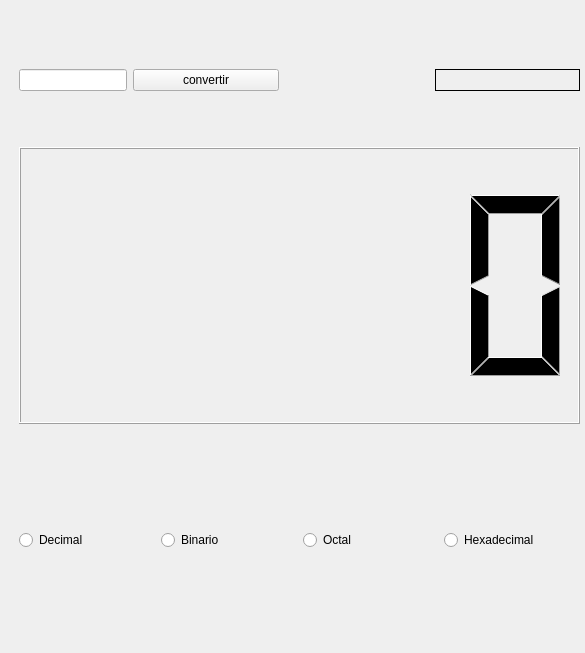
<?xml version="1.0" encoding="UTF-8"?>
<ui version="4.0">
 <class>MainWindow</class>
 <widget class="QMainWindow" name="MainWindow">
  <property name="geometry">
   <rect>
    <x>0</x>
    <y>0</y>
    <width>585</width>
    <height>653</height>
   </rect>
  </property>
  <property name="windowTitle">
   <string>MainWindow</string>
  </property>
  <property name="styleSheet">
   <string notr="true">font: 12pt &quot;Calculator&quot;;</string>
  </property>
  <widget class="QWidget" name="centralwidget">
   <property name="sizePolicy">
    <sizepolicy hsizetype="MinimumExpanding" vsizetype="MinimumExpanding">
     <horstretch>0</horstretch>
     <verstretch>0</verstretch>
    </sizepolicy>
   </property>
   <widget class="QWidget" name="verticalLayoutWidget">
    <property name="geometry">
     <rect>
      <x>19</x>
      <y>39</y>
      <width>561</width>
      <height>611</height>
     </rect>
    </property>
    <layout class="QVBoxLayout" name="verticalLayout">
     <item>
      <layout class="QHBoxLayout" name="horizontalLayout_17">
       <item>
        <layout class="QHBoxLayout" name="horizontalLayout_16">
         <property name="sizeConstraint">
          <enum>QLayout::SizeConstraint::SetFixedSize</enum>
         </property>
         <property name="topMargin">
          <number>30</number>
         </property>
         <property name="bottomMargin">
          <number>50</number>
         </property>
         <item>
          <widget class="QLineEdit" name="entrada_numero_4">
           <property name="sizePolicy">
            <sizepolicy hsizetype="Fixed" vsizetype="Fixed">
             <horstretch>20</horstretch>
             <verstretch>0</verstretch>
            </sizepolicy>
           </property>
          </widget>
         </item>
         <item>
          <widget class="QPushButton" name="button_convertidor_4">
           <property name="text">
            <string>convertir</string>
           </property>
          </widget>
         </item>
         <item>
          <spacer name="horizontalSpacer_4">
           <property name="orientation">
            <enum>Qt::Orientation::Horizontal</enum>
           </property>
           <property name="sizeType">
            <enum>QSizePolicy::Policy::Fixed</enum>
           </property>
           <property name="sizeHint" stdset="0">
            <size>
             <width>150</width>
             <height>20</height>
            </size>
           </property>
          </spacer>
         </item>
         <item>
          <widget class="QLabel" name="label_6">
           <property name="maximumSize">
            <size>
             <width>260</width>
             <height>119</height>
            </size>
           </property>
           <property name="baseSize">
            <size>
             <width>150</width>
             <height>0</height>
            </size>
           </property>
           <property name="frameShape">
            <enum>QFrame::Shape::Box</enum>
           </property>
           <property name="lineWidth">
            <number>1</number>
           </property>
           <property name="text">
            <string/>
           </property>
           <property name="textFormat">
            <enum>Qt::TextFormat::AutoText</enum>
           </property>
           <property name="pixmap">
            <pixmap>C:\Users\SEBASTIAN\OneDrive\Documentos\GitHub\Tercer_Semestre_U\ejercicios_expo\Escudo_udenar.png</pixmap>
           </property>
           <property name="scaledContents">
            <bool>true</bool>
           </property>
          </widget>
         </item>
        </layout>
       </item>
      </layout>
     </item>
     <item>
      <widget class="QLCDNumber" name="pantalla">
       <property name="sizePolicy">
        <sizepolicy hsizetype="Minimum" vsizetype="Expanding">
         <horstretch>100</horstretch>
         <verstretch>130</verstretch>
        </sizepolicy>
       </property>
       <property name="baseSize">
        <size>
         <width>0</width>
         <height>0</height>
        </size>
       </property>
      </widget>
     </item>
     <item>
      <layout class="QHBoxLayout" name="horizontalLayout_18">
       <property name="sizeConstraint">
        <enum>QLayout::SizeConstraint::SetDefaultConstraint</enum>
       </property>
       <property name="topMargin">
        <number>100</number>
       </property>
       <property name="bottomMargin">
        <number>100</number>
       </property>
       <item>
        <widget class="QRadioButton" name="Decimal_4">
         <property name="text">
          <string>Decimal</string>
         </property>
        </widget>
       </item>
       <item>
        <widget class="QRadioButton" name="Binario_4">
         <property name="text">
          <string>Binario</string>
         </property>
        </widget>
       </item>
       <item>
        <widget class="QRadioButton" name="Octal_4">
         <property name="text">
          <string>Octal</string>
         </property>
        </widget>
       </item>
       <item>
        <widget class="QRadioButton" name="Hexadecimal_4">
         <property name="text">
          <string>Hexadecimal</string>
         </property>
        </widget>
       </item>
      </layout>
     </item>
    </layout>
   </widget>
  </widget>
 </widget>
 <resources/>
 <connections/>
</ui>
